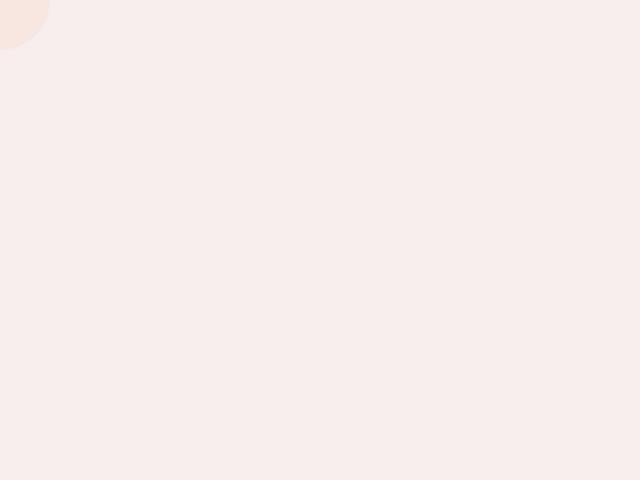
Frame 1 (no input)
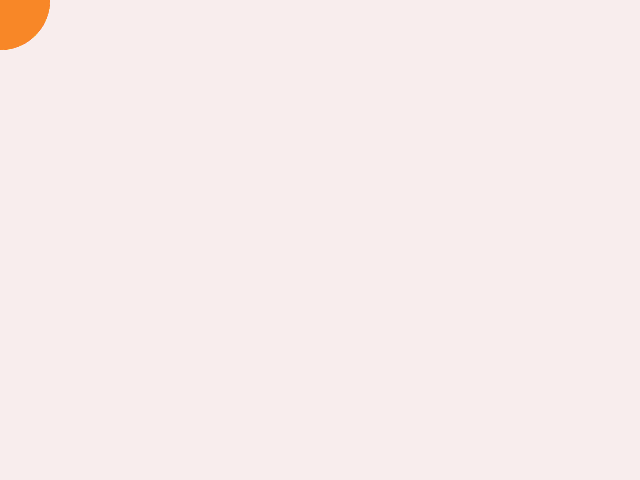
Frame 60 (the mouse pressed at the canvas centre just before this capture)
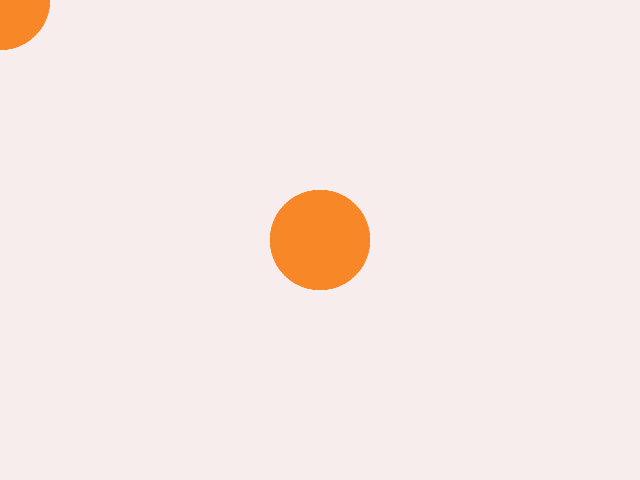
Frame 120 (the mouse held since frame 60 and released just before this capture)

The Processing sketch that drew these frames (run headless with seeded random() and noise(); from frame 60 on, the mouse is pressed at the canvas centre):

// Processing sketch: w2_stp12
// ── w2_stp12.pde
void setup() {
  size(640, 480);
  background(248, 237, 237);
}

void draw() {
  noStroke();
  fill(255, 130, 37, 16);
  circle(mouseX, mouseY, 100);
}
